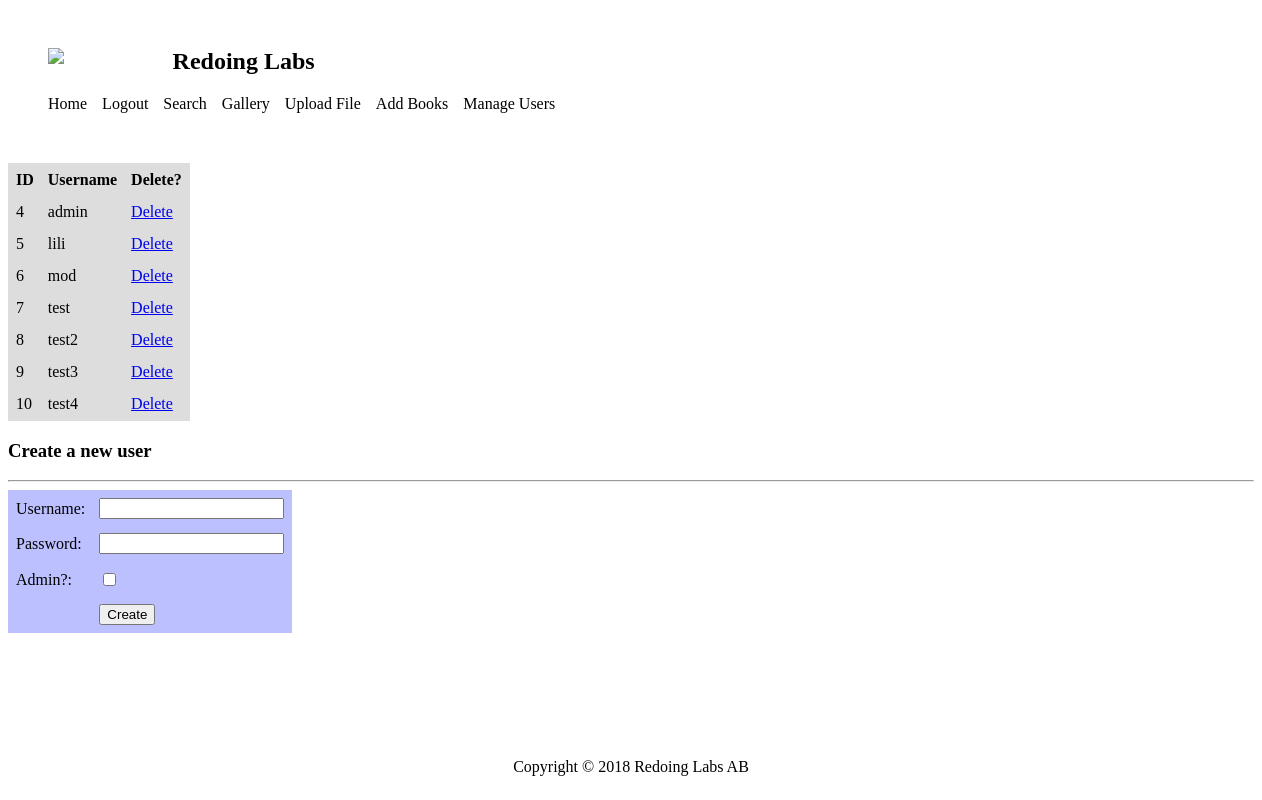
/admin/users.php (signed in), run on the app's committed database.
### tables this page shows
CREATE TABLE `users` (
  `id` int(11) NOT NULL,
  `username` char(50) NOT NULL,
  `userpass` varchar(250) NOT NULL,
  `administrator` tinyint(1) NOT NULL
);

### admin/users.php (the view, shortened to what this page needs)
<?php
include("header.php");
include('adminfunctions.php');
?>
<head>
    <link href="style.css" rel="stylesheet" type="text/css" />
</head>
<?php
@ $db = new mysqli($dbserver, $dbuser, $dbpass, $dbname);
$query = " SELECT id, username FROM users ";
$stmt = $db->prepare($query);
$stmt->bind_result($userid, $username);
$stmt->execute();
echo '<table bgcolor="#dddddd" cellpadding="6">';
echo '<tr> <td><b>ID</b></td> <td><b>Username</b></td> <td><b>Delete?</b></td></b> </tr>';
while ($stmt->fetch()) {
        echo "<tr>";
        echo "<td> $userid </td> <td> $username </td>";
        echo '<td><a href="deleteuser.php?userid=' . urlencode($userid) . '"> Delete </a></td>';
        echo "</tr>";
}
echo "</table>";
?>
<h3>Create a new user</h3>
<hr>
<form action="users.php" method="POST">
    <table bgcolor="#bdc0ff" cellpadding="6">
        <tbody>
            <tr>
                <td>Username:</td>
                <td><INPUT type="text" name="newusername"></td>
            </tr>
            <tr>
                <td>Password:</td>
                <td><INPUT type="text" name="newuserpass"></td>
            </tr>
            <tr>
            <tr>
                <td>Admin?:</td>
                <td><input type="checkbox" name="usertype" value="1"></td>
            </tr>
                <td></td>
                <td><INPUT type="submit" name="submit" value="Create"></td>
            </tr>
        </tbody>
    </table>
</form>
<?php include("footer.php"); ?>

### admin/style.css (style rules this page uses)
body { overflow-x: hidden; }

### data on the page
users: id "4", username "admin"
users: id "5", username "lili"
users: id "6", username "mod"
users: id "7", username "test"
users: id "8", username "test2"
users: id "9", username "test3"
users: id "10", username "test4"
